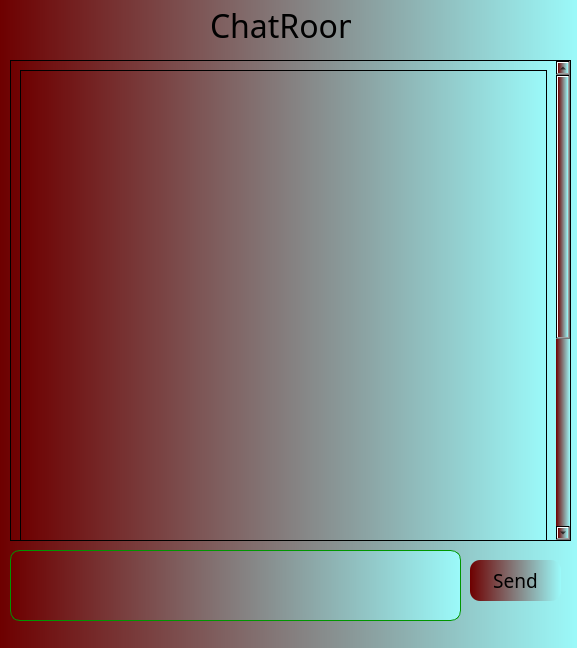
<?xml version="1.0" encoding="UTF-8"?>
<ui version="4.0">
 <class>Main</class>
 <widget class="QMainWindow" name="Main">
  <property name="geometry">
   <rect>
    <x>0</x>
    <y>0</y>
    <width>577</width>
    <height>648</height>
   </rect>
  </property>
  <property name="windowTitle">
   <string>ChatRoom</string>
  </property>
  <property name="styleSheet">
   <string notr="true">background-color: qlineargradient(spread:pad, x1:0, y1:0, x2:1, y2:0, stop:0 rgba(110, 0, 0, 255), stop:1 rgba(155, 250, 250, 255));</string>
  </property>
  <widget class="QWidget" name="centralwidget">
   <widget class="QLabel" name="Title">
    <property name="geometry">
     <rect>
      <x>210</x>
      <y>0</y>
      <width>141</width>
      <height>51</height>
     </rect>
    </property>
    <property name="font">
     <font>
      <family>Yu Gothic UI Light</family>
      <pointsize>24</pointsize>
     </font>
    </property>
    <property name="styleSheet">
     <string notr="true">background-color:transparent;</string>
    </property>
    <property name="text">
     <string>ChatRoom</string>
    </property>
   </widget>
   <widget class="QScrollArea" name="messageScroll">
    <property name="geometry">
     <rect>
      <x>10</x>
      <y>60</y>
      <width>561</width>
      <height>481</height>
     </rect>
    </property>
    <property name="widgetResizable">
     <bool>true</bool>
    </property>
    <widget class="QWidget" name="scrollAreaWidgetContents">
     <property name="geometry">
      <rect>
       <x>0</x>
       <y>0</y>
       <width>542</width>
       <height>818</height>
      </rect>
     </property>
     <layout class="QGridLayout" name="gridLayout">
      <item row="0" column="0">
       <widget class="QFrame" name="messageFrame">
        <property name="minimumSize">
         <size>
          <width>0</width>
          <height>800</height>
         </size>
        </property>
        <property name="maximumSize">
         <size>
          <width>16777215</width>
          <height>16777215</height>
         </size>
        </property>
        <property name="styleSheet">
         <string notr="true">border:1px solid rgb(0,0,0);</string>
        </property>
        <property name="frameShape">
         <enum>QFrame::StyledPanel</enum>
        </property>
        <property name="frameShadow">
         <enum>QFrame::Raised</enum>
        </property>
       </widget>
      </item>
     </layout>
    </widget>
   </widget>
   <widget class="QLineEdit" name="messageText">
    <property name="geometry">
     <rect>
      <x>10</x>
      <y>550</y>
      <width>451</width>
      <height>71</height>
     </rect>
    </property>
    <property name="font">
     <font>
      <pointsize>14</pointsize>
     </font>
    </property>
    <property name="styleSheet">
     <string notr="true">border:1px solid rgba(0,150,0,100%);
border-radius:10px;
color:white;</string>
    </property>
    <property name="text">
     <string/>
    </property>
    <property name="alignment">
     <set>Qt::AlignLeading|Qt::AlignLeft|Qt::AlignTop</set>
    </property>
   </widget>
   <widget class="QPushButton" name="sendButton">
    <property name="geometry">
     <rect>
      <x>470</x>
      <y>560</y>
      <width>91</width>
      <height>41</height>
     </rect>
    </property>
    <property name="font">
     <font>
      <family>Yu Gothic UI Light</family>
      <pointsize>14</pointsize>
     </font>
    </property>
    <property name="cursor">
     <cursorShape>PointingHandCursor</cursorShape>
    </property>
    <property name="styleSheet">
     <string notr="true">QPushButton{ 
border-radius:10px;
}

QPushButton::hover{ 
color:white;
}</string>
    </property>
    <property name="text">
     <string>Send</string>
    </property>
   </widget>
  </widget>
 </widget>
 <resources/>
 <connections/>
</ui>
